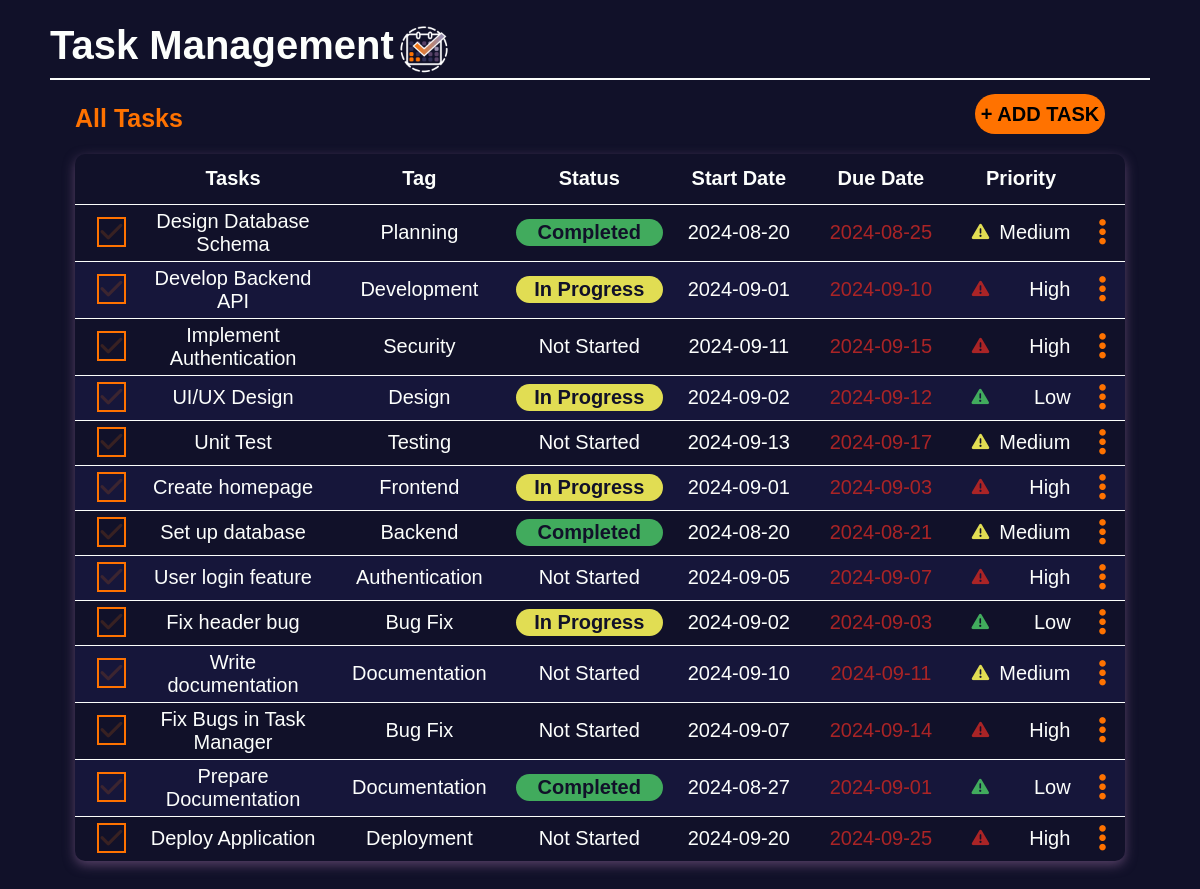
Before: / with the older database file.
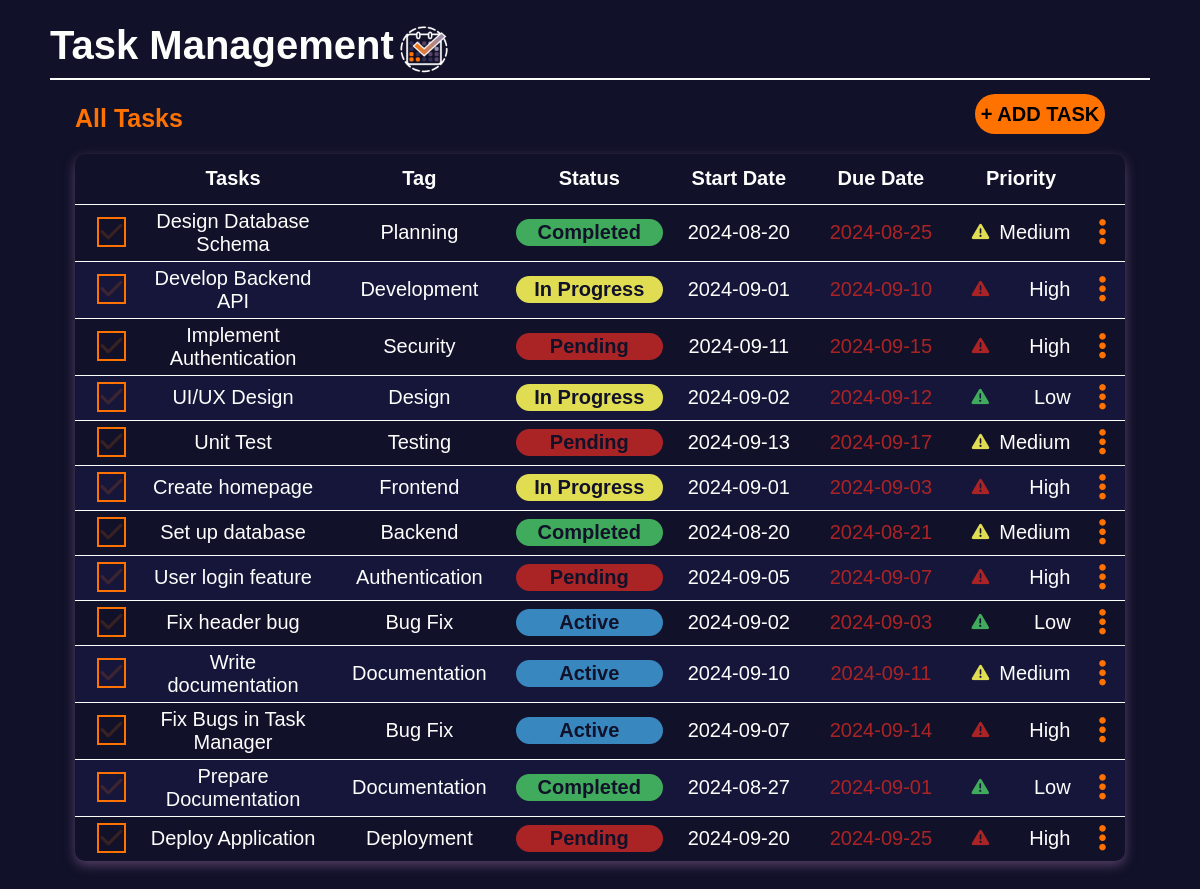
After: the same page with the newer database file.
### tables this page shows
CREATE TABLE tasks_tbl (
    id INT AUTO_INCREMENT PRIMARY KEY,
    task_title VARCHAR(255) NOT NULL,
    tag VARCHAR(100),
    status VARCHAR(50),
    priority VARCHAR(50),
    start_date DATE,
    end_date DATE
);

### index.php (the view, shortened to what this page needs)
<?php
try {
    require_once "../root/scripts/dbh_inc.php";
    $query = "SELECT * FROM tasks_tbl";
    $stmt = $pdo->prepare($query);
    $stmt->execute();
    $result = $stmt->fetchAll(PDO::FETCH_ASSOC);
} catch (PDOException $e) {
    die("Query failed: " . $e->getMessage());
}
?>
<!DOCTYPE html>
<html lang="en">
<head>
    <link rel="stylesheet" href="styles/reset.css">
    <link rel="stylesheet" href="styles/index.css?v=<?php echo time(); ?>">
</head>
<body>
    <section class="wrapper">
        <header>
            <div class="header__logo">
                <h1>Task Management</h1>
                <div class="header__imgIcon"></div>
            </div>
        </header>
        <section class="body__tableWrapper">
            <div class="body__container">
                <p>All Tasks</p>
                <button class="button__addtask">+ ADD TASK</button>
            </div>
            <table>
                <thead>
                    <tr>
                        <th></th>
                        <th>Tasks</th>
                        <th>Tag</th>
                        <th>Status</th>
                        <th>Start Date</th>
                        <th>Due Date</th>
                        <th>Priority</th>
                        <th></th>
                    </tr>
                </thead>
                <?php
                if (empty($result)) {
                    echo "<p class='no-task-message'>There is no pending task at the moment.</p>";
                } else {
                    foreach ($result as $row) {
                        echo "<tr>";
                        echo "<td class='td__text'><i class='fa-solid fa-check fa-lg check'></i></td>";
                        echo "<td class='td__text'>" . htmlspecialchars($row["task_title"]) . "</td>";
                        echo "<td class='td__text'>" . htmlspecialchars($row["tag"]) . "</td>";
                        echo "<td class='td__text '><div class='status'>" . htmlspecialchars($row["status"]) . "</div></td>";
                        echo "<td class='td__text'>" . htmlspecialchars($row["start_date"]) . "</td>";
                        echo "<td class='td__text enddate'>" . htmlspecialchars($row["end_date"]) . "</td>";
                        echo "<td class='td__text'><i class='fa-solid fa-triangle-exclamation fa-sm'></i>" . htmlspecialchars($row["priority"]) . "</i></td>";
                        echo "<td class='td__text'>
                            <div class='dropdown'>
                                <i class='fa-solid fa-ellipsis-vertical fa-xl' id='actions' data-id='" . $row['id'] . "'></i>
                                <div class='dropdown-content'>
                                    <a class='edit' data-id='" . $row['id'] . "'>Edit</a>
                                    <a class='delete' data-id='" . $row['id'] . "'>Delete</a>
                                </div>
                            </div>
                        </td>";
                        echo "</tr>";
                    }
                }
                ?>
            </table>
        </section>
    </section>
</body>
</html>

### styles/index.css (style rules this page uses)
:root { --auburn: #aa2426ff; --steel-blue: #3887bfff; --pigment-green: #41ab5dff; --old-gold: #e1dd53; --pumpkin: #ff7200ff; --pumkin_hover: #ff8533; --french-gray: #b5b3bcff; --oxford-blue: #111129ff; --english-violet: #574167ff; --baby-powder: #fcfefcff; --standardTitles: 25px; --standardText: 20px; }
html { font-family: Arial, Helvetica, sans-serif; }
body { background-color: var(--oxford-blue); }
.wrapper { width: 1100px; margin: 0 auto; }
.body__tableWrapper { width: 1050px; margin: 0 auto; }
header { width: 100%; height: 60px; border-bottom: 2px solid var(--baby-powder); margin: 20px 0 4px 0; }
.header__logo { width: fit-content; height: 100%; --background-color: blue; display: flex; align-items: center; }
.header__logo h1 { height: 100%; width: fit-content; line-height: 50px; font-size: 40px; font-weight: bold; color: var(--baby-powder); margin: 0px 5px 0 0px; --background-color: red; }
.header__imgIcon { width: 50px; height: 50px; background-image: url(../images/TaskM_light.png); background-repeat: no-repeat; background-size: cover; }
.body__container { height: fit-content; width: 100%; --background-color: red; display: flex; justify-content: space-between; margin-bottom: 20px; }
.body__container p { height: 100%; width: fit-content; --background-color: brown; font-size: var(--standardTitles); color: var(--pumpkin); font-weight: bold; margin: 20px 0 0 0px; }
.button__addtask { height: 40px; width: 130px; border-radius: 400px; margin: 10px 20px 0 0; text-align: center; font-size: var(--standardText); font-weight: bold; background-color: var(--pumpkin); cursor: pointer; }
table { width: 100%; border-radius: 10px; text-align: center; border-radius: 10px; box-shadow: 0px 4px 12px var(--english-violet); box-sizing: border-box; margin-bottom: 50px; }
thead { font-size: var(--standardText); font-weight: 900; height: 50px; }
tbody tr:nth-child(even) { background-color: #16163a; }
th { font-size: var(--standardText); color: var(--baby-powder); vertical-align: middle; }
.td__text { height: 45px; max-width: 150px; font-size: var(--standardText); color: var(--baby-powder); border-top: 1px solid var(--baby-powder); word-wrap: break-word; vertical-align: middle; padding: 5px; }
.fa-ellipsis-vertical { color: var(--pumpkin); cursor: pointer; margin-right: 10px; }
.fa-check { color: rgba(255, 115, 0, 0.164); cursor: pointer; margin-left: 10px; }
.fa-check::before { border: 2px solid var(--pumpkin); padding: 0 2px 0 2px; }
.dropdown { position: relative; display: inline-block; border-radius: 5px; }
.activeCss, .completedCss, .inprogressCss, .pendingCss { color: var(--oxford-blue); font-weight: bolder; border-radius: 20px; padding: 2px; }
.activeCss { background-color: var(--steel-blue); }
.completedCss { background-color: var(--pigment-green); }
.inprogressCss { background-color: var(--old-gold); }
.pendingCss { background-color: var(--auburn); }
.enddate { color: var(--auburn); }
.fa-triangle-exclamation-red, .fa-triangle-exclamation-green, .fa-triangle-exclamation-gold { margin: 0 10px 0 0; }
.fa-triangle-exclamation-red { color: var(--auburn); margin-right: 40px; }
.fa-triangle-exclamation-green { color: var(--pigment-green); margin-right: 45px; }
.fa-triangle-exclamation-gold { color: var(--old-gold); }

Changed rows visible on the page:
changed tasks_tbl "Implement Authentication": status "Not Started" → "Pending"
changed tasks_tbl "Unit Test": status "Not Started" → "Pending"
changed tasks_tbl "User login feature": status "Not Started" → "Pending"
changed tasks_tbl "Fix header bug": status "In Progress" → "Active"
changed tasks_tbl "Write documentation": status "Not Started" → "Active"
changed tasks_tbl "Fix Bugs in Task Manager": status "Not Started" → "Active"
changed tasks_tbl "Deploy Application": status "Not Started" → "Pending"
